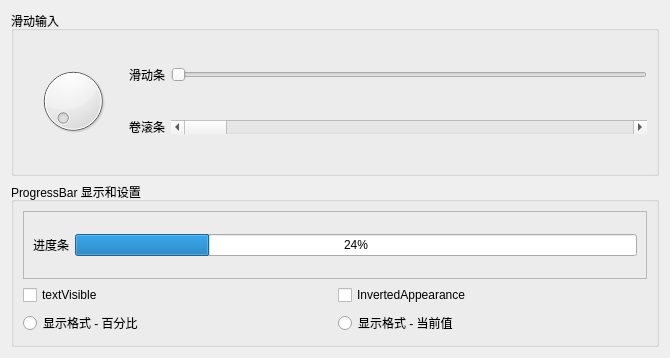
<?xml version="1.0" encoding="UTF-8"?>
<ui version="4.0">
 <class>Widget</class>
 <widget class="QWidget" name="Widget">
  <property name="geometry">
   <rect>
    <x>0</x>
    <y>0</y>
    <width>670</width>
    <height>358</height>
   </rect>
  </property>
  <property name="windowTitle">
   <string>Widget</string>
  </property>
  <layout class="QGridLayout" name="gridLayout_3">
   <item row="0" column="0">
    <widget class="QGroupBox" name="groupBox">
     <property name="title">
      <string>滑动输入</string>
     </property>
     <layout class="QGridLayout" name="gridLayout">
      <item row="0" column="1">
       <widget class="QLabel" name="label">
        <property name="text">
         <string>滑动条</string>
        </property>
       </widget>
      </item>
      <item row="1" column="2">
       <widget class="QScrollBar" name="horizontalScrollBar">
        <property name="orientation">
         <enum>Qt::Horizontal</enum>
        </property>
       </widget>
      </item>
      <item row="0" column="2">
       <widget class="QSlider" name="horizontalSlider">
        <property name="orientation">
         <enum>Qt::Horizontal</enum>
        </property>
       </widget>
      </item>
      <item row="0" column="0" rowspan="2">
       <widget class="QDial" name="dial"/>
      </item>
      <item row="1" column="1">
       <widget class="QLabel" name="label_2">
        <property name="text">
         <string>卷滚条</string>
        </property>
       </widget>
      </item>
     </layout>
    </widget>
   </item>
   <item row="1" column="0">
    <widget class="QGroupBox" name="groupBox_2">
     <property name="title">
      <string>ProgressBar 显示和设置</string>
     </property>
     <layout class="QGridLayout" name="gridLayout_2">
      <item row="0" column="0" colspan="2">
       <widget class="QFrame" name="frame">
        <property name="frameShape">
         <enum>QFrame::StyledPanel</enum>
        </property>
        <property name="frameShadow">
         <enum>QFrame::Raised</enum>
        </property>
        <layout class="QHBoxLayout" name="horizontalLayout">
         <item>
          <widget class="QLabel" name="label_3">
           <property name="text">
            <string>进度条</string>
           </property>
          </widget>
         </item>
         <item>
          <widget class="QProgressBar" name="progressBar">
           <property name="value">
            <number>24</number>
           </property>
          </widget>
         </item>
        </layout>
       </widget>
      </item>
      <item row="1" column="0">
       <widget class="QCheckBox" name="checkBox">
        <property name="text">
         <string>textVisible</string>
        </property>
       </widget>
      </item>
      <item row="1" column="1">
       <widget class="QCheckBox" name="checkBox_2">
        <property name="text">
         <string>InvertedAppearance</string>
        </property>
       </widget>
      </item>
      <item row="2" column="0">
       <widget class="QRadioButton" name="radioButton">
        <property name="text">
         <string>显示格式 - 百分比</string>
        </property>
       </widget>
      </item>
      <item row="2" column="1">
       <widget class="QRadioButton" name="radioButton_2">
        <property name="text">
         <string>显示格式 - 当前值</string>
        </property>
       </widget>
      </item>
     </layout>
    </widget>
   </item>
  </layout>
 </widget>
 <resources/>
 <connections/>
</ui>
